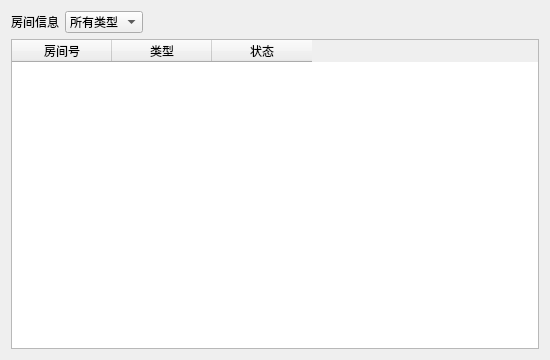
<?xml version="1.0" encoding="UTF-8"?>
<ui version="4.0">
 <class>RoomInfoTable</class>
 <widget class="QWidget" name="RoomInfoTable">
  <property name="geometry">
   <rect>
    <x>0</x>
    <y>0</y>
    <width>550</width>
    <height>360</height>
   </rect>
  </property>
  <property name="windowTitle">
   <string>RoomInfoTable</string>
  </property>
  <layout class="QVBoxLayout" name="verticalLayout_2">
   <item>
    <layout class="QVBoxLayout" name="verticalLayout">
     <item>
      <layout class="QHBoxLayout" name="horizontalLayout">
       <item>
        <widget class="QLabel" name="label">
         <property name="text">
          <string>房间信息</string>
         </property>
        </widget>
       </item>
       <item>
        <widget class="QComboBox" name="roomTypeBox">
         <property name="sizePolicy">
          <sizepolicy hsizetype="Fixed" vsizetype="Fixed">
           <horstretch>0</horstretch>
           <verstretch>0</verstretch>
          </sizepolicy>
         </property>
         <item>
          <property name="text">
           <string>所有类型</string>
          </property>
         </item>
         <item>
          <property name="text">
           <string>标间</string>
          </property>
         </item>
         <item>
          <property name="text">
           <string>单间</string>
          </property>
         </item>
         <item>
          <property name="text">
           <string>套房</string>
          </property>
         </item>
        </widget>
       </item>
       <item>
        <spacer name="horizontalSpacer">
         <property name="orientation">
          <enum>Qt::Horizontal</enum>
         </property>
         <property name="sizeHint" stdset="0">
          <size>
           <width>40</width>
           <height>20</height>
          </size>
         </property>
        </spacer>
       </item>
      </layout>
     </item>
     <item>
      <widget class="QTableWidget" name="roomInfoTable">
       <property name="sizePolicy">
        <sizepolicy hsizetype="Expanding" vsizetype="Expanding">
         <horstretch>1</horstretch>
         <verstretch>0</verstretch>
        </sizepolicy>
       </property>
       <column>
        <property name="text">
         <string>房间号</string>
        </property>
       </column>
       <column>
        <property name="text">
         <string>类型</string>
        </property>
       </column>
       <column>
        <property name="text">
         <string>状态</string>
        </property>
       </column>
      </widget>
     </item>
    </layout>
   </item>
  </layout>
 </widget>
 <layoutdefault spacing="6" margin="11"/>
 <resources/>
 <connections/>
</ui>
